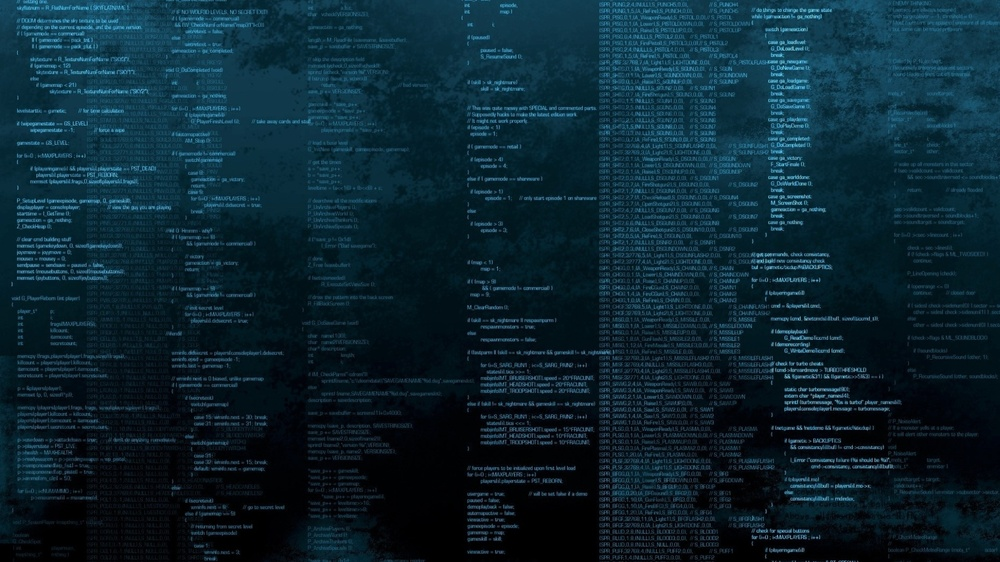
#> input picture static/background.jpg, 1000 x 562 px, shrunk from 1920 x 1080 before the run, found by its file name; its folder holds only this picture in this run
$ python face_detection.py static/background.jpg
#> lines starting #> are read from the running program, lines starting #| are printed output that depends on the picture
import cv2
import sys
import os

from time import time

BASE_DIR = os.path.dirname(os.path.abspath(__file__))
ASSETS = os.path.join(BASE_DIR, 'static')
CASC = "{0}/haarcascade-frontalface-default.xml".format(ASSETS)


def detectar_faces(nome_imagem):
#> called with nome_imagem = 'static/background.jpg'
    classificador = cv2.CascadeClassifier(CASC)

    imagem = cv2.imread(f"{ASSETS}/{nome_imagem}")
#> imagem is the input picture: shape (562, 1000, 3); mean B, G, R 49.4, 37.1, 11.2
    cinza = cv2.cvtColor(imagem, cv2.COLOR_BGR2GRAY)
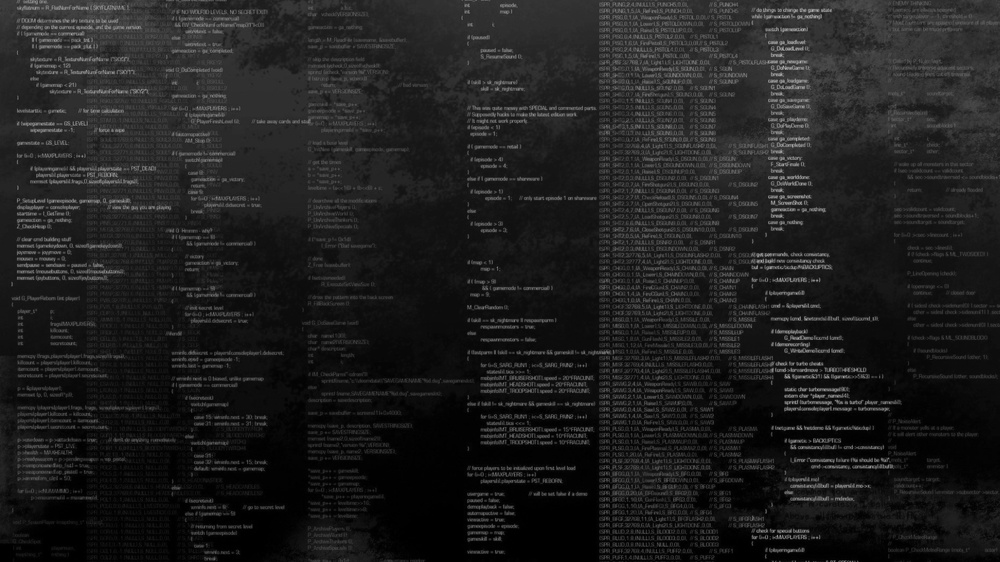
#> cinza: shape (562, 1000); min 0, max 180, mean 30.7

    faces = classificador.detectMultiScale(
        cinza,
        scaleFactor=1.1,
        minNeighbors=5,
        minSize=(30, 30),
        flags=cv2.CASCADE_SCALE_IMAGE
    )
#> faces = ()

    if len(faces) > 0:
        try:
            for (x, y, w, h) in faces:
                cv2.rectangle(imagem, (x, y), (x+w, y+h), (0, 255, 0), 2)

            filename = salvar_image(imagem)
        except Exception as e:
            return e
        print("OK")
        return filename
    else:
        print("Nenhuma Face Detectada")
        return False


# Salvar a imagem com as faces detectadas
def salvar_image(imagem):
    timestamp = str(time()).replace(".", "")
    filename = "faces_detectadas_{0}.jpg".format(timestamp)
    pathfile = "{0}/{1}".format(ASSETS, filename)
    cv2.imwrite(pathfile, imagem)
    return filename


if __name__ == "__main__":
    detectar_faces(sys.argv[1])
